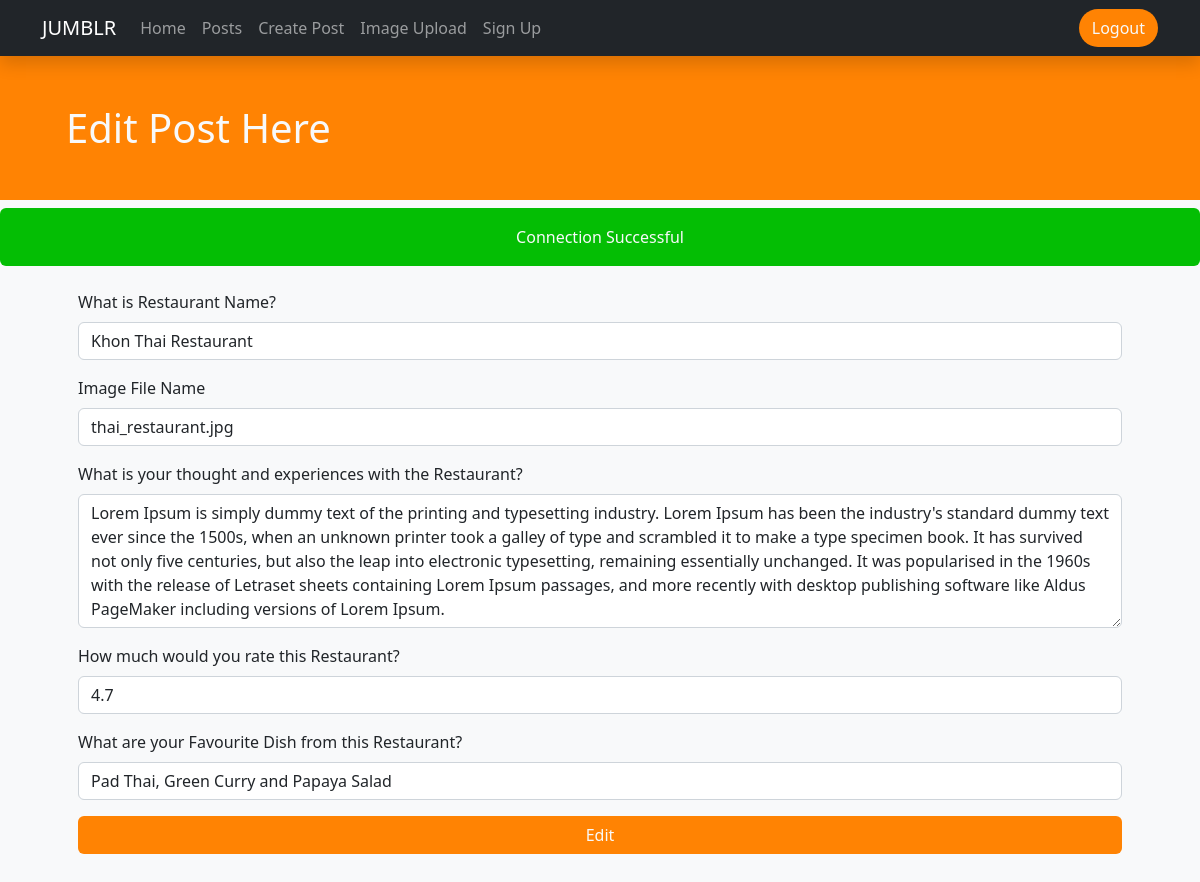
Page /editpost.php?id=6 (signed in) on the committed database.
### tables this page shows
CREATE TABLE `posts` (
  `id` int(11) NOT NULL,
  `idUsers` int(11) NOT NULL,
  `restaurantName` tinytext,
  `imageurl` tinytext,
  `comment` longtext,
  `rating` double DEFAULT NULL,
  `favouriteDish` text
);

### editpost.php (the view, shortened to what this page needs)
<?php require "./header.php"; ?>
<section class="secondarybg">
    <div class="container text-start text-light">
        <h1 class="pt-5 pb-5 p-4">Edit Post Here</h1>
    </div>
</section>
<?php
if(isset($_SESSION['userId']) && isset($_GET['id'])){
    require './include/connect.inc.php';
    $id = mysqli_real_escape_string($conn, $_GET['id']);
    $id = intval($id);
    $sql = "SELECT restaurantName, imageurl, comment, rating, favouriteDish FROM posts WHERE id=?";
    $statement = mysqli_stmt_init($conn);
    if(!mysqli_stmt_prepare($statement, $sql)){
        header("Location: editpost.php?id=$id&error=sqlerror");
        exit();
    } else {
        mysqli_stmt_bind_param($statement, "i", $id);
        mysqli_stmt_execute($statement);
        $result = mysqli_stmt_get_result($statement);
        $row = mysqli_fetch_assoc($result);
    }
}
?>
<div class="container p-5 pt-2">
        <form action="./include/editpost.inc.php?id=<?php echo $id ?>" method="POST">
        <div class="mb-3">
            <label for="restaurantName" class="form-label">What is Restaurant Name?</label>
            <input type="text" class="form-control" name="restaurantName" placeholder="Restaurant Name" value="<?php echo $row['restaurantName'] ?>">
        </div>
        <div class="mb-3">
            <label for="imageurl" class="form-label">Image File Name</label>
            <input type="text" class="form-control" name="imageurl" placeholder="Place your image file name here (eg. cat.jpg) " value="<?php echo $row['imageurl'] ?>" >
        </div>
        <div class="mb-3">
            <label for="comment" class="form-label">What is your thought and experiences with the Restaurant?</label>
            <textarea class="form-control" name="comment" rows="5" placeholder="Your Thought goes here..." ><?php echo $row['comment'] ?></textarea>
        </div>
        <div class="mb-3">
            <label for="rating" class="form-label">How much would you rate this Restaurant?</label>
            <input type="text" class="form-control" name="rating" placeholder="0 - 5 out of 5 (eg. 4.5/5)" value="<?php echo $row['rating'] ?>" >
        </div>
        <div class="mb-3">
            <label for="favouriteDish" class="form-label">What are your Favourite Dish from this Restaurant?</label>
            <input type="text" class="form-control" name="favouriteDish" placeholder="Your Favourite Dish goes here..." value="<?php echo $row['favouriteDish'] ?>" >
        </div>
        <button type="submit" name="edit-submit" class="btn secondarybtn w-100">Edit</button>
    </form>
</div>
<?php require "./footer.php" ?>

### header.php (shortened to what this page needs)
<!DOCTYPE html>
<html lang="en" xmlns="http://www.w3.org/1999/xhtml">
<head>
    <link href="https://cdn.jsdelivr.net/npm/bootstrap@5.2.0/dist/css/bootstrap.min.css" rel="stylesheet">
    <link rel="stylesheet" href="./css/style.css">
</head>
<body class="bg-light">
    <div>
        <nav id="navbar" class="navbar navbar-expand-lg bg-dark navbar-dark shadow">
            <div class="container">
                <a class="navbar-brand" href="./index.php">JUMBLR</a>
                <div class="collapse navbar-collapse" id="navbarSupportedContent">
                  <ul class="navbar-nav me-auto mb-2 mb-lg-0">
                        <li class="nav-item">
                        <a class="nav-link" href="./index.php">Home</a>
                        </li>
                        <li class="nav-item">
                        <a class="nav-link" href="./posts.php">Posts</a>
                        </li>
                        <li class="nav-item">
                        <a class="nav-link" href="./createpost.php">Create Post</a>
                        </li>
                        <li class="nav-item">
                        <a class="nav-link" href="./imageupload.php">Image Upload</a>
                        </li>
                        <li class="nav-item">
                        <a class="nav-link" href="./signup.php">Sign Up</a>
                        </li>
                  </ul>
                  <div class="d-flex">
                    <?php
                      if(isset($_SESSION['userId'])){
                        echo '
                          <form action="include/logout.inc.php" action="POST">
                            <button type="submit" class="btn secondarybtn rounded-pill" name="logout-submit">Logout</button>
                          </form>
                        ';
                      } else {
                        echo '
                          <button class="btn secondarybtn rounded-pill" type="button" data-bs-toggle="modal" data-bs-target="#login-modal">LogIn</button>
                        ';
                      }
                    ?>
                  </div>
                </div>
            </div>
        </nav>
    </div>

### include/connect.inc.php
<?php
  $servername = "localhost";
  $username = "root";
  $password = "root";
  $dbname = "jumblrDB";
  $conn = new mysqli($servername, $username, $password, $dbname);
  if ($conn->connect_error) {
    die('<div class="alert errorbg text-light text-center" role="alert"><h4>Connection Failed<h4>' . $conn->connect_error . '</div>');
  } else {
    echo('<div class="alert successbg text-light text-center" role="alert">Connection Successful</div>');
  }
?>

### footer.php (shortened to what this page needs)
</body>
</html>

### css/style.css (style rules this page uses)
:root { --primarycolor : #F0E3CA; --secondarycolor : #FF8303; --thirdcolor : #A35709; --forthcolor : #1B1A17; --error : #ef6a52; --success : #04be04; --lightcolor : #f8f9fa; }
.secondarybg { background-color: var(--secondarycolor); }
.successbg { background-color: var(--success); }
.secondarybtn { background-color: var(--secondarycolor); color: var(--lightcolor); }

### rows in the picture
posts: restaurantName "Khon Thai Restaurant", imageurl "thai_restaurant.jpg", comment "Lorem Ipsum is simply dummy text of the printing and typesetting industry. Lorem Ipsum has been the industry's standard dummy text ever since the 1500s, when an unknown printer took a galley of type and scrambled it to make a type specimen book. It has survived not only five centuries, but also the leap into electronic typesetting, remaining essentially unchanged. It was popularised in the 1960s with the release of Letraset sheets containing Lorem Ipsum passages, and more recently with desktop publishing software like Aldus PageMaker including versions of Lorem Ipsum.", rating "4.7", favouriteDish "Pad Thai, Green Curry and Papaya Salad"
